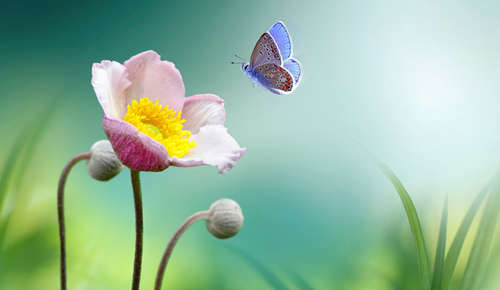
#> input picture 04-Noise-Denoise/Data/images.jpg, 500 x 290 px, found by its file name
$ jupyter execute 03-salt_pepper_denoise_by_Blur_GaussianBlur_filter.ipynb
#> lines starting #> are read from the running program, lines starting #| are printed output that depends on the picture
[cell 1]
import cv2
import numpy as np
import matplotlib.pyplot as plt

[cell 2]
img = cv2.cvtColor(cv2.imread("D:\Computer-Vision\Image-Processing\\noise\\noise\images.jpg"),cv2.COLOR_BGR2RGB)

[cell 3]
plt.imshow(img)
plt.show()

[cell 4]
plt.hist(cv2.cvtColor(img,cv2.COLOR_RGB2GRAY).reshape(-1),bins=100)
plt.show()
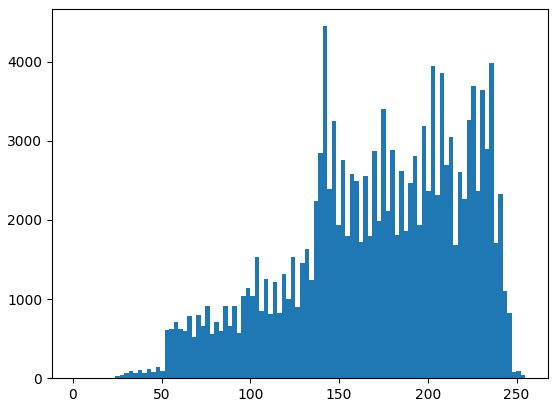
#> figure drawn by matplotlib, 1 panel; tallest bar 4449 high, from x = 140.7 to 143.2

Making rondom noise points in image in max and min values for white and black points.

[cell 5]
noisy_img = np.copy(img)
h, w, c = img.shape
#> h = 290; w = 500; c = 3

num_pixels = 500

# random coordinates
coords_white = [np.random.randint(0, i, num_pixels) for i in (h, w)]
coords_black = [np.random.randint(0, i, num_pixels) for i in (h, w)]

noisy_img[coords_white[0], coords_white[1]] = [255, 255, 255]
noisy_img[coords_black[0], coords_black[1]] = [0, 0, 0]
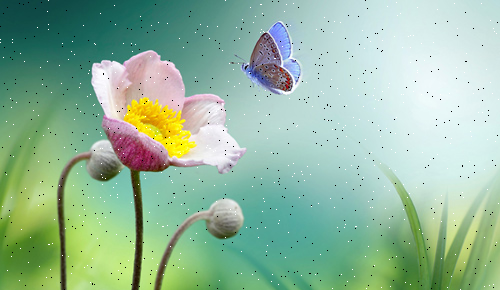
#> noisy_img: shape (290, 500, 3); mean R, G, B 147.8, 184.9, 157.6

[cell 6]
plt.figure(figsize=(14, 6))
plt.subplot(1, 2, 1)
plt.title('Original Image')
plt.imshow(img, cmap='gray')
plt.axis('off')

plt.subplot(1, 2, 2)
plt.title('Noisy Image')
plt.imshow(noisy_img, cmap='gray')
plt.axis('off')

plt.tight_layout()
plt.show()
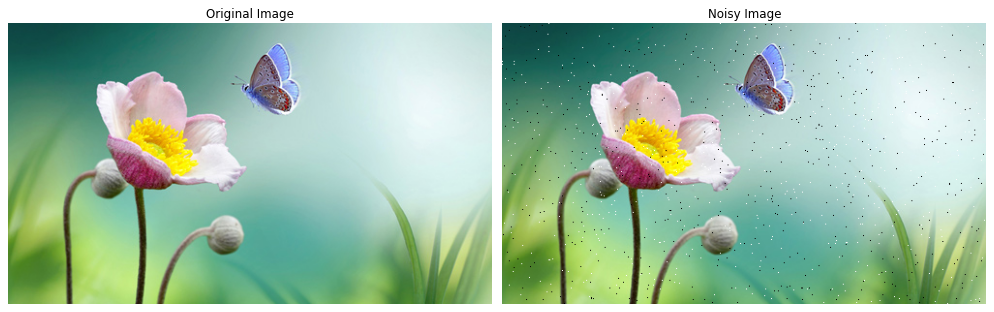
#> figure drawn by matplotlib, 2 panels

[cell 7]
plt.hist(cv2.cvtColor(noisy_img,cv2.COLOR_RGB2GRAY).reshape(-1),bins=100)
plt.show()
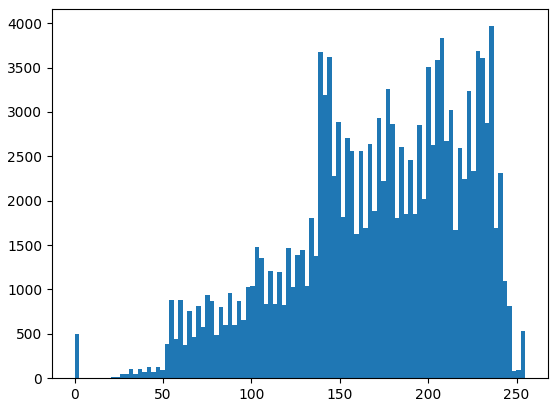
#> figure drawn by matplotlib, 1 panel; tallest bar 3966 high, from x = 234.6 to 237.2

Denoising.

Deniosing salt and pepper noise by Blur filter.

[cell 8]
img_denoise = cv2.blur(noisy_img,(3,3))
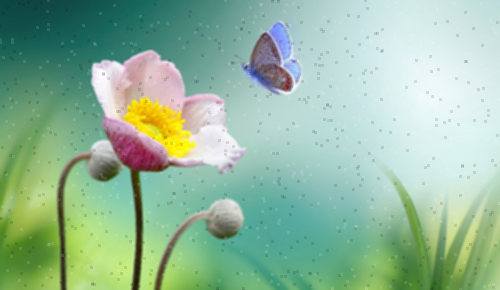
#> img_denoise: shape (290, 500, 3); mean R, G, B 147.8, 184.9, 157.6

[cell 9]
plt.imshow(img_denoise)
plt.show()

Now trying with Gaussian Blur.

[cell 10]
img_denoise = cv2.GaussianBlur(noisy_img,(11,11),0.6)
